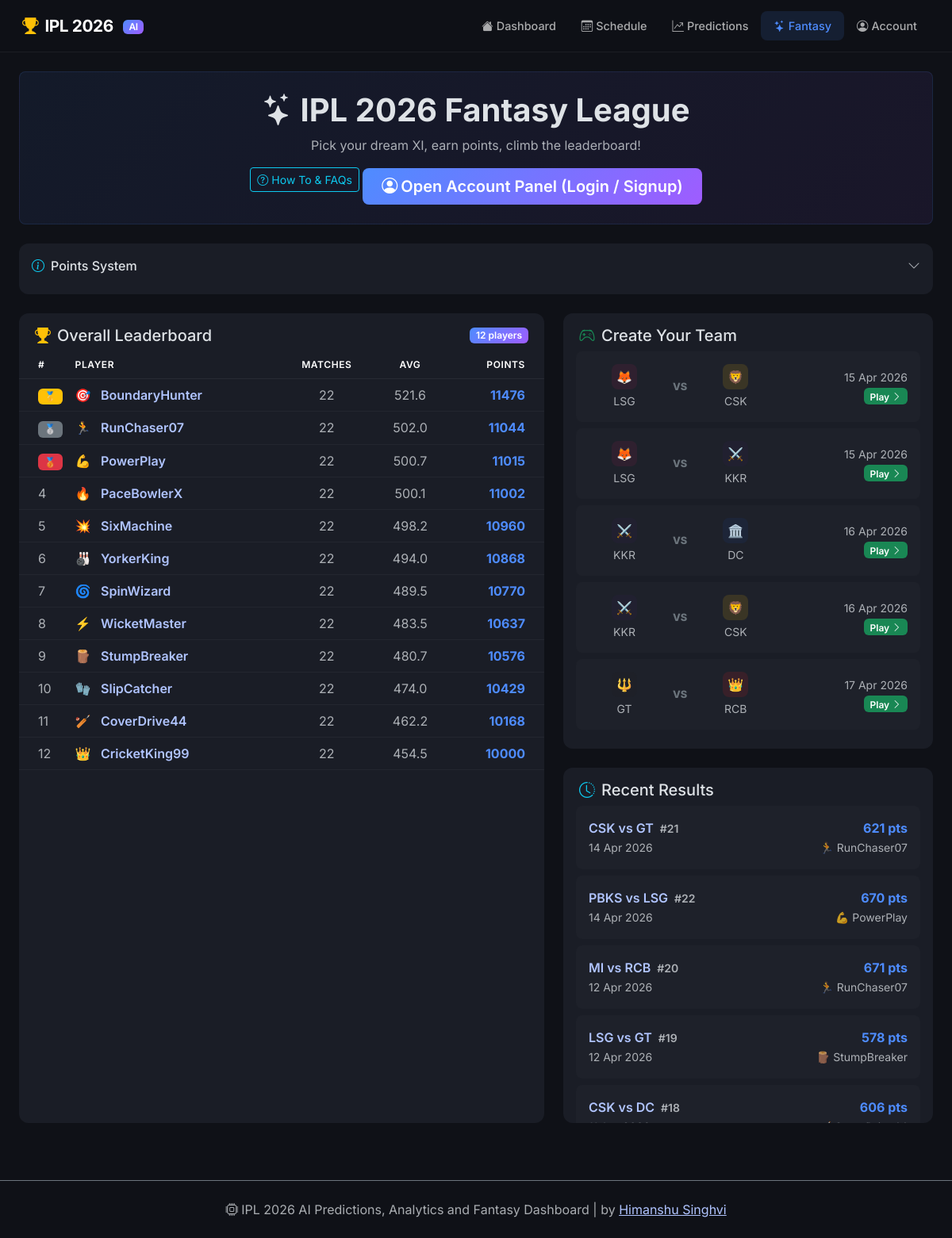
/fantasy, run on an earlier commit of the app's database.
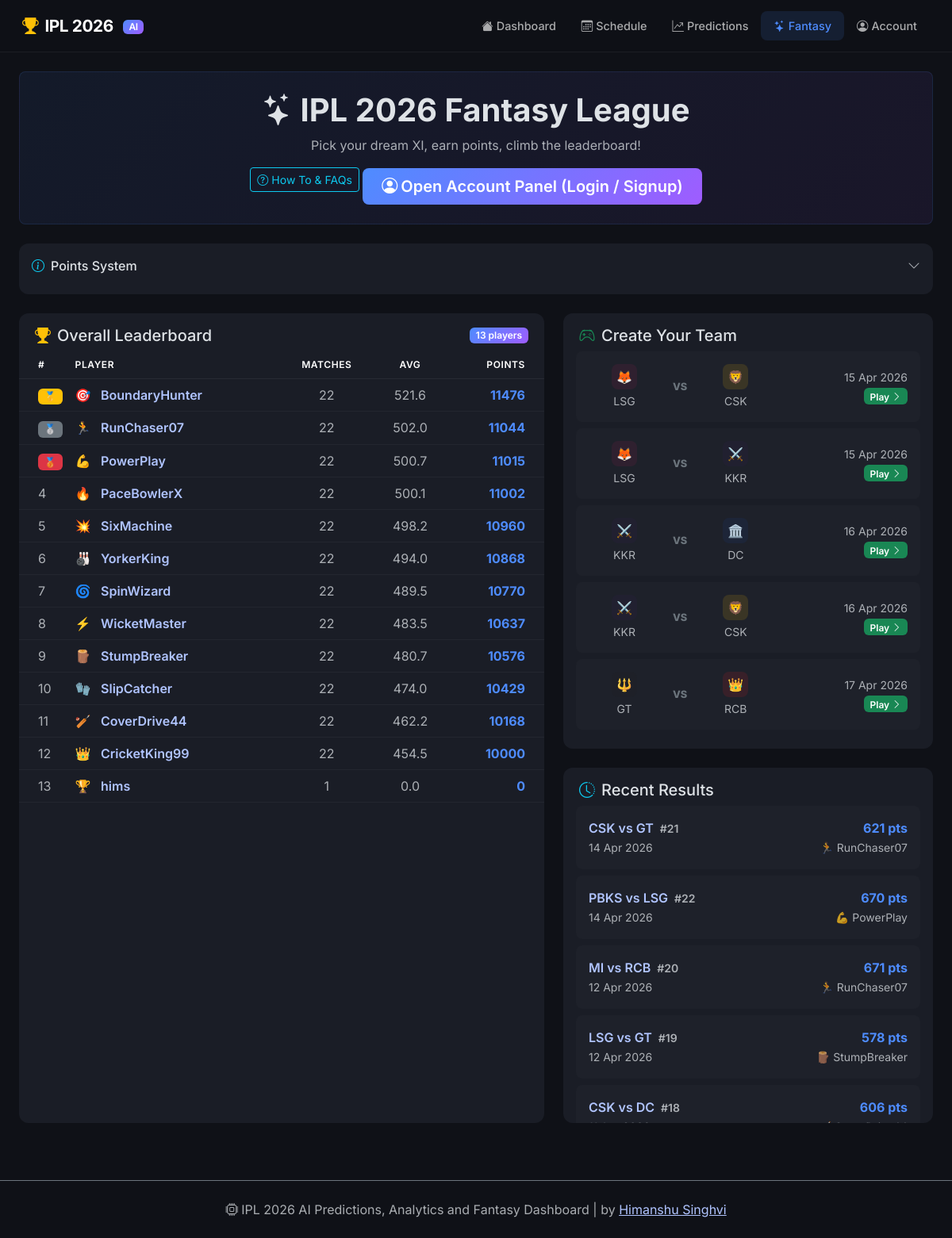
And on a later commit of the database.
### models.py (models this page shows, shortened)
class FantasyUser(db.Model):
    __tablename__ = 'fantasy_users'
    id = db.Column(db.Integer, primary_key=True)
    username = db.Column(db.String(50), unique=True, nullable=False)
    email = db.Column(db.String(120), unique=True, nullable=True)
    mobile_number = db.Column(db.String(20), unique=True, nullable=True)
    password_hash = db.Column(db.String(255), nullable=True)
    avatar_emoji = db.Column(db.String(10), default='🏏')
    total_points = db.Column(db.Integer, default=0)
    matches_played = db.Column(db.Integer, default=0)
    created_at = db.Column(db.DateTime, default=datetime.utcnow)
    last_login_at = db.Column(db.DateTime, nullable=True)
    teams = db.relationship('FantasyTeam', backref='user', lazy=True)

class Match(db.Model):
    __tablename__ = 'matches'
    id = db.Column(db.Integer, primary_key=True)
    match_number = db.Column(db.Integer)
    team1_id = db.Column(db.Integer, db.ForeignKey('teams.id'), nullable=False)
    team2_id = db.Column(db.Integer, db.ForeignKey('teams.id'), nullable=False)
    venue = db.Column(db.String(200))
    city = db.Column(db.String(100))
    date = db.Column(db.DateTime, nullable=False)
    stage = db.Column(db.String(30), default='League')  # League, Qualifier, Eliminator, Final
    status = db.Column(db.String(20), default='upcoming')  # upcoming, live, completed
    toss_winner_id = db.Column(db.Integer, db.ForeignKey('teams.id'), nullable=True)
    toss_decision = db.Column(db.String(10))  # bat, field
    winner_id = db.Column(db.Integer, db.ForeignKey('teams.id'), nullable=True)
    win_margin = db.Column(db.String(50))
    team1_score = db.Column(db.String(20))
    team2_score = db.Column(db.String(20))
    potm_id = db.Column(db.Integer, db.ForeignKey('players.id'), nullable=True)
    team1 = db.relationship('Team', foreign_keys=[team1_id])
    team2 = db.relationship('Team', foreign_keys=[team2_id])
    toss_winner = db.relationship('Team', foreign_keys=[toss_winner_id])
    winner = db.relationship('Team', foreign_keys=[winner_id])
    potm = db.relationship('Player', foreign_keys=[potm_id])
    scorecards = db.relationship('Scorecard', backref='match', lazy=True)

class Team(db.Model):
    __tablename__ = 'teams'
    id = db.Column(db.Integer, primary_key=True)
    name = db.Column(db.String(100), nullable=False)
    short_name = db.Column(db.String(10), nullable=False, unique=True)
    color = db.Column(db.String(7), default='#000000')
    logo_emoji = db.Column(db.String(10), default='🏏')
    home_ground = db.Column(db.String(200))
    titles_won = db.Column(db.Integer, default=0)
    matches_played_hist = db.Column(db.Integer, default=0)
    matches_won_hist = db.Column(db.Integer, default=0)
    players = db.relationship('Player', backref='team', lazy=True)

class FantasyTeam(db.Model):
    __tablename__ = 'fantasy_teams'
    id = db.Column(db.Integer, primary_key=True)
    user_id = db.Column(db.Integer, db.ForeignKey('fantasy_users.id'), nullable=False)
    match_id = db.Column(db.Integer, db.ForeignKey('matches.id'), nullable=False)
    total_points = db.Column(db.Integer, default=0)
    created_at = db.Column(db.DateTime, default=datetime.utcnow)
    players = db.relationship('FantasyTeamPlayer', backref='fantasy_team', lazy=True,
                              cascade='all, delete-orphan')
    match = db.relationship('Match', foreign_keys=[match_id])
    __table_args__ = (
        db.UniqueConstraint('user_id', 'match_id', name='uq_user_match'),
    )

### app.py (the view)
@app.route('/fantasy')
def fantasy():
    leaderboard = FantasyUser.query.order_by(FantasyUser.total_points.desc()).all()
    completed = Match.query.filter_by(status='completed').order_by(Match.date.desc()).all()
    upcoming = Match.query.filter_by(status='upcoming').order_by(Match.date).limit(10).all()
    match_winners = {}
    for m in completed:
        top_team = (FantasyTeam.query
                    .filter_by(match_id=m.id)
                    .order_by(FantasyTeam.total_points.desc())
                    .first())
        if top_team:
            match_winners[m.id] = top_team
    current_user = current_fantasy_user()
    return render_template('fantasy.html',
                           leaderboard=leaderboard,
                           completed_matches=completed,
                           upcoming_matches=upcoming,
                           match_winners=match_winners,
                           current_user=current_user)

### templates/fantasy.html (shortened to what this page needs)
{% extends "base.html" %}
{% block content %}
<div class="fantasy-page">
    <div class="fantasy-hero mb-4 p-4 rounded-3 text-center">
        <h1 class="fw-bold mb-2"><i class="bi bi-stars me-2"></i>IPL 2026 Fantasy League</h1>
        <p class="text-muted mb-3">Pick your dream XI, earn points, climb the leaderboard!</p>
        <button class="btn btn-sm btn-outline-info mb-3"
                type="button"
                data-bs-toggle="modal"
                data-bs-target="#fantasyHelpModal">
            <i class="bi bi-question-circle me-1"></i>How To & FAQs
        </button>
        {% if current_user %}
        <div class="d-inline-flex align-items-center gap-3 fantasy-user-badge px-4 py-2 rounded-pill">
            <span class="fs-4">{{ current_user.avatar_emoji }}</span>
            <div class="text-start">
                <div class="fw-bold">{{ current_user.username }}</div>
                <small class="text-muted">{{ current_user.total_points }} pts &middot; {{ current_user.matches_played }} matches</small>
            </div>
            <a href="{{ url_for('fantasy_logout') }}" class="btn btn-sm btn-outline-secondary ms-2">
                <i class="bi bi-box-arrow-right"></i>
            </a>
        </div>
        {% else %}
        <button class="btn btn-fantasy btn-lg"
                type="button"
                data-bs-toggle="offcanvas"
                data-bs-target="#accountPanel"
                aria-controls="accountPanel">
            <i class="bi bi-person-circle me-1"></i>Open Account Panel (Login / Signup)
        </button>
        {% endif %}
    </div>
    <div class="card border-0 mb-4">
        <div class="card-body p-3">
            <div class="d-flex align-items-center justify-content-between mb-2 cursor-pointer" data-bs-toggle="collapse" data-bs-target="#pointsSystem" role="button">
                <h6 class="mb-0"><i class="bi bi-info-circle me-2 text-info"></i>Points System</h6>
                <i class="bi bi-chevron-down text-muted"></i>
            </div>
        </div>
    </div>
    <div class="row g-4">
        <div class="col-lg-7">
            <div class="card border-0 h-100">
                <div class="card-header bg-transparent border-0 d-flex align-items-center justify-content-between">
                    <h5 class="mb-0"><i class="bi bi-trophy-fill text-warning me-2"></i>Overall Leaderboard</h5>
                    <span class="badge bg-fantasy">{{ leaderboard|length }} players</span>
                </div>
                <div class="card-body p-0">
                    <div class="table-responsive">
                        <table class="table table-hover mb-0">
                            <thead>
                                <tr>
                                    <th class="ps-4" style="width:50px">#</th>
                                    <th>Player</th>
                                    <th class="text-center">Matches</th>
                                    <th class="text-center">Avg</th>
                                    <th class="text-end pe-4">Points</th>
                                </tr>
                            </thead>
                            <tbody>
                                {% for user in leaderboard %}
                                <tr class="{% if current_user and current_user.id == user.id %}table-active fantasy-highlight{% endif %}">
                                    <td class="ps-4">
                                        {% if loop.index == 1 %}
                                        <span class="badge bg-warning text-dark">🥇</span>
                                        {% elif loop.index == 2 %}
                                        <span class="badge bg-secondary">🥈</span>
                                        {% elif loop.index == 3 %}
                                        <span class="badge bg-danger">🥉</span>
                                        {% else %}
                                        <span class="text-muted">{{ loop.index }}</span>
                                        {% endif %}
                                    </td>
                                    <td>
                                        <a href="{{ url_for('fantasy_user_profile', user_id=user.id) }}" class="text-decoration-none">
                                            <span class="me-2">{{ user.avatar_emoji }}</span>
                                            <span class="fw-semibold">{{ user.username }}</span>
                                        </a>
                                    </td>
                                    <td class="text-center text-muted">{{ user.matches_played }}</td>
                                    <td class="text-center text-muted">
                                        {{ (user.total_points / user.matches_played)|round(1) if user.matches_played > 0 else 0 }}
                                    </td>
                                    <td class="text-end pe-4">
                                        <span class="fw-bold fantasy-points">{{ user.total_points }}</span>
                                    </td>
                                </tr>
                                {% endfor %}
                            </tbody>
                        </table>
                    </div>
                </div>
            </div>
        </div>
        <div class="col-lg-5">
            {% if upcoming_matches %}
            <div class="card border-0 mb-4">
                <div class="card-header bg-transparent border-0">
                    <h5 class="mb-0"><i class="bi bi-controller text-success me-2"></i>Create Your Team</h5>
                </div>
                <div class="card-body pt-0">
                    {% for match in upcoming_matches[:5] %}
                    <a href="{{ url_for('fantasy_match', match_id=match.id) }}" class="d-flex align-items-center justify-content-between p-3 rounded-3 mb-2 text-decoration-none fantasy-match-link">
                        <div class="d-flex align-items-center gap-3">
                            <div class="text-center" style="min-width:90px">
                                <span class="team-badge" style="background:{{ match.team1.color }}20; color:{{ match.team1.color }}">{{ match.team1.logo_emoji }}</span>
                                <small class="d-block text-muted mt-1">{{ match.team1.short_name }}</small>
                            </div>
                            <span class="vs-badge">VS</span>
                            <div class="text-center" style="min-width:90px">
                                <span class="team-badge" style="background:{{ match.team2.color }}20; color:{{ match.team2.color }}">{{ match.team2.logo_emoji }}</span>
                                <small class="d-block text-muted mt-1">{{ match.team2.short_name }}</small>
                            </div>
                        </div>
                        <div class="text-end">
                            <small class="text-muted d-block">{{ match.date|datefmt }}</small>
                            <span class="badge bg-success">Play <i class="bi bi-chevron-right"></i></span>
                        </div>
                    </a>
                    {% endfor %}
                </div>
            </div>
            {% endif %}
            <div class="card border-0">
                <div class="card-header bg-transparent border-0">
                    <h5 class="mb-0"><i class="bi bi-clock-history text-info me-2"></i>Recent Results</h5>
                </div>
                <div class="card-body pt-0" style="max-height:400px; overflow-y:auto">
                    {% for match in completed_matches[:10] %}
                    <a href="{{ url_for('fantasy_match', match_id=match.id) }}" class="d-flex align-items-center justify-content-between p-3 rounded-3 mb-2 text-decoration-none fantasy-match-link">
                        <div>
                            <div class="fw-semibold">
                                {{ match.team1.short_name }} vs {{ match.team2.short_name }}
                                <small class="text-muted ms-1">#{{ match.match_number }}</small>
                            </div>
                            <small class="text-muted">{{ match.date|datefmt }}</small>
                        </div>
                        <div class="text-end">
                            {% if match.id in match_winners %}
                            <div class="fw-bold fantasy-points">{{ match_winners[match.id].total_points }} pts</div>
                            <small class="text-muted">{{ match_winners[match.id].user.avatar_emoji }} {{ match_winners[match.id].user.username }}</small>
                            {% else %}
                            <small class="text-muted">No entries</small>
                            {% endif %}
                        </div>
                    </a>
                    {% endfor %}
                </div>
            </div>
        </div>
    </div>
</div>
{% endblock %}

### templates/base.html (shortened to what this page needs)
<!DOCTYPE html>
<html lang="en" data-bs-theme="dark">
<head>
    <link href="https://cdn.jsdelivr.net/npm/bootstrap@5.3.3/dist/css/bootstrap.min.css" rel="stylesheet">
    <link href="https://cdn.jsdelivr.net/npm/bootstrap-icons@1.11.3/font/bootstrap-icons.min.css" rel="stylesheet">
    <link href="{{ url_for('static', filename='css/style.css') }}" rel="stylesheet">
</head>
<body>
    <nav class="navbar navbar-expand-lg sticky-top">
        <div class="container-fluid">
            <a class="navbar-brand fw-bold" href="/">
                <i class="bi bi-trophy-fill text-warning me-2"></i>IPL 2026 <span class="badge bg-gradient-primary ms-2">AI</span>
            </a>
            <div class="collapse navbar-collapse" id="navbarNav">
                <ul class="navbar-nav ms-auto">
                    <li class="nav-item">
                        <a class="nav-link {% if request.path == '/' %}active{% endif %}" href="/">
                            <i class="bi bi-house-fill me-1"></i>Dashboard
                        </a>
                    </li>
                    <li class="nav-item">
                        <a class="nav-link {% if request.path == '/schedule' %}active{% endif %}" href="/schedule">
                            <i class="bi bi-calendar3 me-1"></i>Schedule
                        </a>
                    </li>
                    <li class="nav-item">
                        <a class="nav-link {% if request.path == '/predictions' %}active{% endif %}" href="/predictions">
                            <i class="bi bi-graph-up-arrow me-1"></i>Predictions
                        </a>
                    </li>
                    <li class="nav-item">
                        <a class="nav-link {% if '/fantasy' in request.path %}active{% endif %}" href="/fantasy">
                            <i class="bi bi-stars me-1"></i>Fantasy
                        </a>
                    </li>
                    <li class="nav-item">
                        <button class="nav-link btn btn-link text-decoration-none {% if request.args.get('account') == '1' %}active{% endif %}"
                                type="button"
                                data-bs-toggle="offcanvas"
                                data-bs-target="#accountPanel"
                                aria-controls="accountPanel">
                            <i class="bi bi-person-circle me-1"></i>{% if auth_user %}{{ auth_user.username }}{% else %}Account{% endif %}
                        </button>
                    </li>
                </ul>
            </div>
        </div>
    </nav>
    <main class="container-fluid px-3 px-lg-4 py-4">
        {% block content %}{% endblock %}
    </main>
    <footer class="text-center py-4 mt-5 border-top border-secondary">
        <p class="text-muted mb-0">
            <i class="bi bi-cpu me-1"></i>IPL 2026 AI Predictions, Analytics and Fantasy Dashboard | by
            <a href="https://www.linkedin.com/in/himanshu-singhvi-2122b1269/">Himanshu Singhvi</a>
        </p>
    </footer>
</body>
</html>

What changed in the data, as far as the page shows it:
added FantasyUser: avatar_emoji "🏆", username "hims", matches_played "1", matches_played+total_points "0.0", total_points "0"
Also different on the page:
{{ leaderboard|length }}: "12" → "13"
